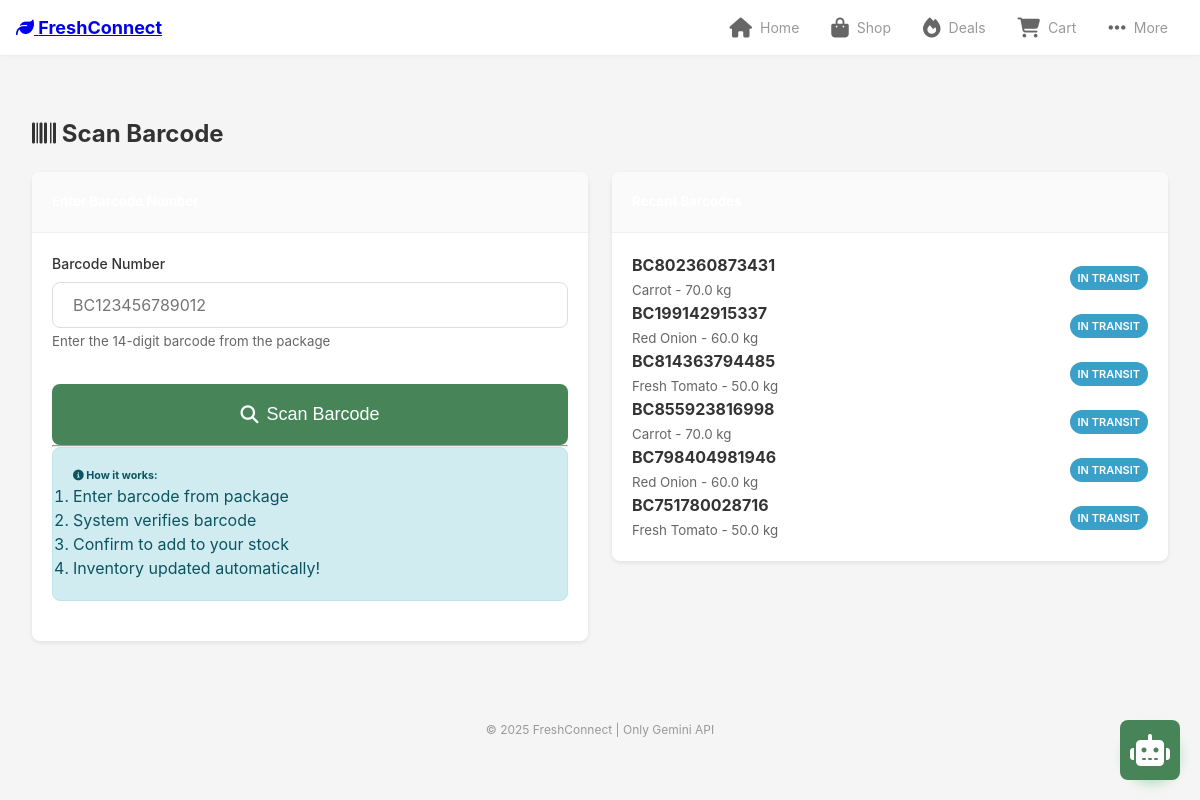
Page /barcode/scan (signed in) on the committed database.
### app/models.py (models this page shows, shortened)
class BarcodeTrack(db.Model):
    __tablename__ = 'barcode_tracks'
    id = db.Column(db.Integer, primary_key=True)
    barcode_number = db.Column(db.String(100), unique=True, index=True)
    order_id = db.Column(db.Integer, db.ForeignKey('orders.id'))
    product_id = db.Column(db.Integer, db.ForeignKey('products.id'))
    sender_id = db.Column(db.Integer, db.ForeignKey('users.id'))  # Who sent (Vendor/Supplier)
    receiver_id = db.Column(db.Integer, db.ForeignKey('users.id'))  # Who will receive (Vendor/Retailer)
    status = db.Column(db.String(50), default='in_transit')  # in_transit, scanned, added_to_stock, delivered
    quantity = db.Column(db.Float)
    unit = db.Column(db.String(20))
    scanned_at = db.Column(db.DateTime)
    added_to_stock_at = db.Column(db.DateTime)
    created_at = db.Column(db.DateTime, default=datetime.utcnow)
    order = db.relationship('Order', backref='barcodes')
    product = db.relationship('Product', backref='barcodes')
    sender = db.relationship('User', foreign_keys=[sender_id], backref='sent_barcodes')
    receiver = db.relationship('User', foreign_keys=[receiver_id], backref='received_barcodes')

class Product(db.Model):
    __tablename__ = 'products'
    id = db.Column(db.Integer, primary_key=True)
    vendor_id = db.Column(db.Integer, db.ForeignKey('users.id'), nullable=False, index=True)
    product_name = db.Column(db.String(100), nullable=False)
    category = db.Column(db.String(50), nullable=False, index=True)
    description = db.Column(db.Text)
    price = db.Column(db.Float, nullable=False)
    quantity = db.Column(db.Float, nullable=False)
    unit = db.Column(db.String(20), default='kg')
    expiry_date = db.Column(db.Date)
    is_emergency = db.Column(db.Boolean, default=False, index=True)
    emergency_discount = db.Column(db.Float, default=0)  # Discount % (0-100)
    original_price_backup = db.Column(db.Float)  # Store original price before discount
    emergency_marked_at = db.Column(db.DateTime)  # When vendor marked as emergency
    days_until_expiry = db.Column(db.Integer)  # Auto-calculated days remaining
    image_filename = db.Column(db.String(255))
    moq_enabled = db.Column(db.Boolean, default=False)
    moq_type = db.Column(db.String(20))
    minimum_quantity = db.Column(db.Float)
    minimum_weight = db.Column(db.Float)
    is_active = db.Column(db.Boolean, default=True)
    created_at = db.Column(db.DateTime, default=datetime.utcnow)
    updated_at = db.Column(db.DateTime, default=datetime.utcnow, onupdate=datetime.utcnow)

### app/routes/barcode.py (the view, shortened to what this page needs)
@bp.route('/scan', methods=['GET', 'POST'])
@login_required
def scan_barcode():
    recent_barcodes = BarcodeTrack.query.filter_by(
        receiver_id=current_user.id
    ).order_by(BarcodeTrack.created_at.desc()).limit(10).all()
    return render_template('barcode/scan.html', recent_barcodes=recent_barcodes)

### app/templates/barcode/scan.html (shortened to what this page needs)
{% extends 'base.html' %}
{% block content %}
<div class="container mt-4">
    <h2 class="mb-4"><i class="fas fa-barcode"></i> Scan Barcode</h2>
    <div class="row">
        <div class="col-md-6">
            <div class="card">
                <div class="card-header bg-primary text-white">
                    <h5 class="mb-0">Enter Barcode Number</h5>
                </div>
                <div class="card-body">
                    <form method="POST">
                        <div class="mb-3">
                            <label class="form-label">Barcode Number</label>
                            <input type="text" name="barcode_input" class="form-control form-control-lg"
                                   placeholder="BC123456789012" autofocus required>
                            <small class="text-muted">Enter the 14-digit barcode from the package</small>
                        </div>
                        <button type="submit" class="btn btn-primary btn-lg w-100">
                            <i class="fas fa-search"></i> Scan Barcode
                        </button>
                    </form>
                    <hr>
                    <div class="alert alert-info">
                        <h6><i class="fas fa-info-circle"></i> How it works:</h6>
                        <ol class="mb-0">
                            <li>Enter barcode from package</li>
                            <li>System verifies barcode</li>
                            <li>Confirm to add to your stock</li>
                            <li>Inventory updated automatically!</li>
                        </ol>
                    </div>
                </div>
            </div>
        </div>
        <div class="col-md-6">
            <div class="card">
                <div class="card-header bg-secondary text-white">
                    <h5 class="mb-0">Recent Barcodes</h5>
                </div>
                <div class="card-body">
                    {% if recent_barcodes %}
                        <div class="list-group">
                            {% for barcode in recent_barcodes %}
                            <div class="list-group-item">
                                <div class="d-flex justify-content-between align-items-center">
                                    <div>
                                        <strong>{{ barcode.barcode_number }}</strong><br>
                                        <small class="text-muted">
                                            {{ barcode.product.product_name if barcode.product else 'Product' }} -
                                            {{ barcode.quantity }} {{ barcode.unit }}
                                        </small>
                                    </div>
                                    <div>
                                        {% if barcode.status == 'added_to_stock' %}
                                            <span class="badge bg-success">✓ Added</span>
                                        {% elif barcode.status == 'scanned' %}
                                            <span class="badge bg-warning">Scanned</span>
                                        {% elif barcode.status == 'in_transit' %}
                                            <span class="badge bg-info">In Transit</span>
                                        {% elif barcode.status == 'rejected' %}
                                            <span class="badge bg-danger">Rejected</span>
                                        {% endif %}
                                    </div>
                                </div>
                            </div>
                            {% endfor %}
                        </div>
                    {% else %}
                        <p class="text-muted">No barcodes scanned yet.</p>
                    {% endif %}
                </div>
            </div>
        </div>
    </div>
</div>
{% endblock %}

### app/static/css/mobile-first.css (style rules this page uses)
:root { --primary: #478559; --primary-dark: #36653f; --secondary: #39a0ca; --danger: #f95d9b; --warning: #ffc107; --success: #478559; --info: #39a0ca; --light: #f8f9fa; --dark: #161748; --spacing-xs: 4px; --spacing-sm: 8px; --spacing-md: 12px; --spacing-lg: 16px; --spacing-xl: 20px; --spacing-2xl: 24px; --font-xs: 12px; --font-sm: 14px; --font-base: 16px; --font-lg: 18px; --font-xl: 20px; --font-2xl: 24px; --touch-target: 44px; --radius-sm: 4px; --radius-md: 8px; --radius-lg: 12px; }
* { margin: 0; padding: 0; box-sizing: border-box; -webkit-font-smoothing: antialiased; -moz-osx-font-smoothing: grayscale; }
html { font-size: 16px; -webkit-text-size-adjust: 100%; }
body { font-family: -apple-system, BlinkMacSystemFont, 'Segoe UI', Roboto, Oxygen, Ubuntu, Cantarell, sans-serif; background-color: #f5f5f5; color: #333; line-height: 1.5; margin: 0; padding: 0; width: 100%; overflow-x: hidden; }
.container, .container-fluid { width: 100%; padding-left: 12px; padding-right: 12px; margin: 0; }
.card { border: none; border-radius: var(--radius-md); background: white; margin-bottom: var(--spacing-lg); box-shadow: 0 2px 4px rgba(0,0,0,0.08); }
.card-header { padding: var(--spacing-lg); border-bottom: 1px solid #f0f0f0; background: #fafafa; border-radius: var(--radius-md) var(--radius-md) 0 0; }
.card-body { padding: var(--spacing-lg); }
.btn { display: inline-flex; align-items: center; justify-content: center; gap: 8px; min-height: var(--touch-target); padding: var(--spacing-md) var(--spacing-lg); font-size: var(--font-base); font-weight: 500; border: none; border-radius: var(--radius-md); cursor: pointer; transition: all 0.2s; white-space: nowrap; text-decoration: none; }
.btn-primary { background: var(--primary); color: white; }
.btn-block, .w-100 { width: 100%; margin-top: var(--spacing-md); }
.btn-lg { padding: var(--spacing-lg) var(--spacing-xl); font-size: var(--font-lg); min-height: 52px; }
.form-group, .mb-3 { margin-bottom: var(--spacing-lg); }
.form-label { display: block; font-size: var(--font-sm); font-weight: 500; margin-bottom: var(--spacing-sm); color: #333; }
.form-control, .form-select { width: 100%; padding: var(--spacing-md) var(--spacing-lg); font-size: var(--font-base); border: 1px solid #ddd; border-radius: var(--radius-md); font-family: inherit; -webkit-appearance: none; appearance: none; }
.row { display: flex; flex-wrap: wrap; margin-left: calc(var(--spacing-md) * -1); margin-right: calc(var(--spacing-md) * -1); }
[class^="col-"], [class*=" col-"] { flex: 0 0 100%; padding-left: var(--spacing-md); padding-right: var(--spacing-md); margin-bottom: var(--spacing-lg); }
.badge { display: inline-block; padding: 4px 8px; font-size: 11px; font-weight: 600; border-radius: 12px; text-transform: uppercase; }
.bg-info { background-color: var(--info) !important; color: white; }
.alert { padding: var(--spacing-lg); border-radius: var(--radius-md); margin-bottom: var(--spacing-lg); border: 1px solid transparent; }
.alert-info { background-color: #d1ecf1; border-color: #bee5eb; color: #0c5460; }
@media (min-width: 768px) { :root { --spacing-lg: 20px; --font-base: 16px; } }
@media (min-width: 768px) { .container { max-width: 720px; margin: 0 auto; } }
@media (min-width: 768px) { [class^="col-md-"] { flex: 0 0 auto; } }
@media (min-width: 768px) { .col-md-6 { flex: 0 0 50%; max-width: 50%; } }
@media (min-width: 1024px) { .container { max-width: 1200px; margin: 0 auto; } }
.d-flex { display: flex; }
.justify-content-between { justify-content: space-between; }
.align-items-center { align-items: center; }
.mb-0 { margin-bottom: 0; }
.mb-3 { margin-bottom: var(--spacing-lg); }
.mb-4 { margin-bottom: var(--spacing-xl); }
.mt-4 { margin-top: var(--spacing-xl); }
.text-muted { color: #666; }
.text-white { color: white; }

### app/templates/base.html (style rules this page uses)
html { scroll-behavior: smooth; }

### rows in the picture
BarcodeTrack: barcode_number "BC802360873431", product "Carrot", quantity "70.0", unit "kg", status "IN TRANSIT"
BarcodeTrack: barcode_number "BC199142915337", product "Red Onion", quantity "60.0", unit "kg", status "IN TRANSIT"
BarcodeTrack: barcode_number "BC814363794485", product "Fresh Tomato", quantity "50.0", unit "kg", status "IN TRANSIT"
BarcodeTrack: barcode_number "BC855923816998", product "Carrot", quantity "70.0", unit "kg", status "IN TRANSIT"
BarcodeTrack: barcode_number "BC798404981946", product "Red Onion", quantity "60.0", unit "kg", status "IN TRANSIT"
BarcodeTrack: barcode_number "BC751780028716", product "Fresh Tomato", quantity "50.0", unit "kg", status "IN TRANSIT"
